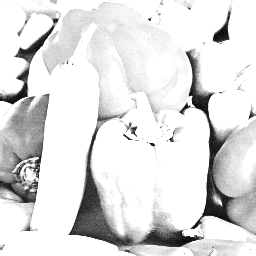
#> input picture HW1_test_image/Peppers.bmp, 256 x 256 px, found by its file name
$ python 'image sharpening_Pepper.py'
#> lines starting #> are read from the running program, lines starting #| are printed output that depends on the picture
import numpy as np
from PIL import Image
import matplotlib.pyplot as plt
import scipy.ndimage.filters


def showResult(img,lap,after_transformation_image):
    plt.figure(figsize=(10,10))

    plt.subplot(1,3,1)
    plt.title("Original Image")
    plt.axis('off')
    plt.imshow(img)

    plt.subplot(1,3,2)
    plt.title("Laplacian")
    plt.axis('off')
    plt.imshow(abs(lap), plt.cm.gray)

    plt.subplot(1,3,3)
    plt.title("After Laplacian filtered Image")
    plt.axis('off')
    plt.imshow(abs(after_transformation_image), plt.cm.gray)

    plt.show()
    return

img = Image.open('../HW1_test_image/Peppers.bmp').convert('L')
img_array = np.array(img)


kernel = np.ones((3,3))*(0)
kernel[1,1] = 4
kernel[0,1] = kernel[1,0] = kernel[1,2] = kernel[2,1] = -1
#kernel = np.ones((3,3))*(-1)
#kernel[1,1] = 8
#print("kernel:\n",kernel)
img_array = (img_array - np.amin(img_array))*255.0 /(np.amax(img_array)-np.amin(img_array))
lap = scipy.ndimage.filters.convolve(img_array, kernel)
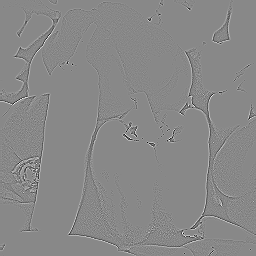
#> lap: shape (256, 256) float64; min -576.8, max 501.9, mean 0; drawn with min black and max white

Sharpening_factor = 100
Laps = lap*Sharpening_factor/np.amax(lap)
result = np.clip(img_array + Laps, 0, 255)
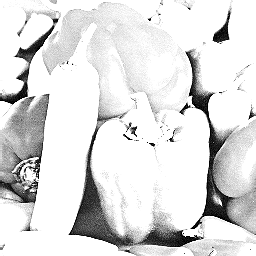
#> result: shape (256, 256) float64; min 0, max 255, mean 221.7

showResult(img,Laps,result)
#> in showResult, `plt.show()`:
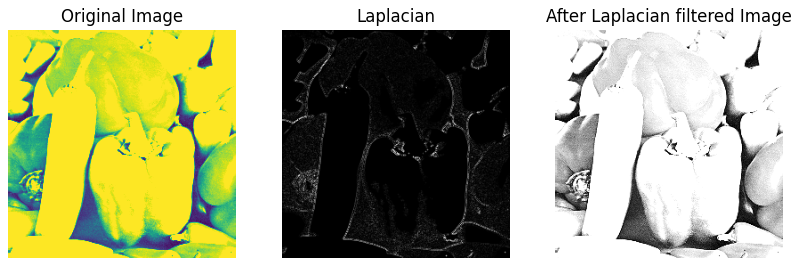
#> figure drawn by matplotlib, 3 panels
